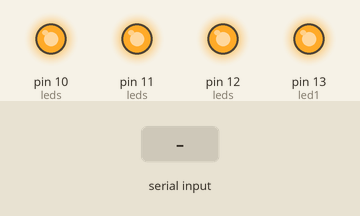
Bench run of a sketch on a simulated Arduino Uno, built with avr-gcc and run on an emulated ATmega328P. On the bench: output pins drawn as LEDs (lit = HIGH). Inputs (shaded band) come from the test bench. What the sketch prints to the serial monitor is not drawn.

Above: at 1.3 s.
1.4 s: "acender\n" received over Serial
At 2.3 s:
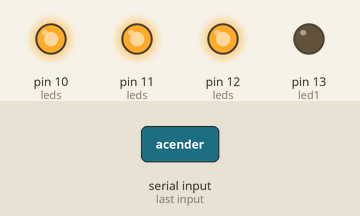
2.9 s: "apagar\n" received over Serial
At 3.4 s:
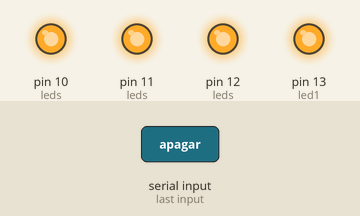
Timing chart, 0 to 5.9 s (numbered marks = the images above; inputs shaded):
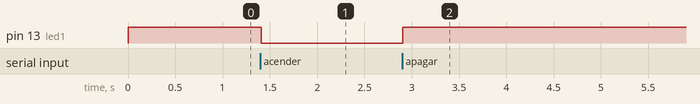

Measured:
- after the input at 1.4 s, pin 13 (led1): HIGH → LOW at once
- after the input at 2.9 s, pin 13 (led1): LOW → HIGH at once

The sketch:

playground09b.ino
```cpp
// Neste playground 09 B, vamos trabalhar com string e com a leitura serial.
// Veja os códigos de exemplo e programe o que está sendo soliticado em LETRAS MAIÚSCULAS.


// Vamos começar com algumas variáveis globais.
int led1 = 13, led2 = 12, led3 = 11, led4 = 10;
int leds[] = {led1, led2, led3, led4};
int tempoNumerico;
unsigned long instanteAnteriorDaContagem = 0;


void setup() {
  // Primeiro vamos lembrar de colocar os pinos dos LEDs como OUTPUT e apagá-los.
  for (int i = 0; i < 4; i++) {
    pinMode(leds[i], OUTPUT);
    digitalWrite(leds[i], HIGH);
  }


  // Agora vamos falar de serial. Tudo começa com a begin.
  // Só lembrando que esse 9600 é a taxa de transmissão em bits por segundo.
  // Caso você precise enviar muitos dados, dá para aumentar esse valor.
  Serial.begin(9600);


  // A gente já usou a Serial.println várias vezes.
  Serial.println("----");


  // Agora imagina que a gente tenha uma variável numérica qualquer.
  int numero = 42;


  // Para imprimir esse valor na serial junto com algum texto, podemos usar comandos separados.
  Serial.print("A resposta (via serial): ");
  Serial.println(numero);


  // Também vimos no Projeto 07 como usar a sprintf para juntar texto com número.
  // Essa função é de C, bem "baixo nível". Tem que lembrar do \0 e tomar cuidado para não invadir memória.
  // Outro problema é que o sprintf no Arduino não funciona bem com %f.
  char bufferGrande[100];
  sprintf(bufferGrande, "A resposta (via sprintf): %d", numero);
  Serial.println(bufferGrande);


  // Agora na teoria 09, vimos a biblioteca String do Arduino.
  String texto = "A resposta (via String): ";


  // Ela facilita a manipulação de texto, deixando a coisa mais parecida como Python.
  // Por exemplo, dá para converter o número para texto e concatenar com o +.
  String numeroComTexto = String(numero);
  String frase = texto + numeroComTexto;
  Serial.println(frase);


  // Você pode até especificar o número de casas decimais para floats nessa conversão.
  float numeroDecimal = 42.42;
  String frase2 = "A resposta (com mais casas decimais): " + String(numeroDecimal, 3);
  Serial.println(frase2);


  // EXPORTE O BINÁRIO COMPILADO, ABRA O MONITOR SERIAL E RODE A SIMULAÇÃO.
  // VEJA OS RESULTADOS IMPRESSOS.


  // CALCULE A RAIZ QUADRADA DE 35 USANDO A FUNÇÃO sqrt E COLOQUE O RESULTADO NUMA VARIÁVEL FLOAT.
  // COLOQUE O RESULTADO NUMA STRING COM 5 CASAS DEMAIS, NO FORMATO "Raiz quadrada de 35 = _______ (aproximadamente)."
  // IMPRIMA ESSA STRING NA SERIAL.
  float raiz = sqrt(35);
  String frase3 = "Raiz quadrada de 35 = " + String(raiz, 5) + " (aproximadamente);";
  Serial.println(frase3);

  // Dentro da loop, vamos trabalhar com a leitura na Serial.
  // O programa vai ficar travado enquanto a mensagem não chegar completamente.
  // Por isso, é bom colocar um limite na espera pelo recebimento da mensagem.
  // O tempo padrão é de 1000ms. Vou usar 10ms aqui, mas isso pode variar de caso a caso.
  Serial.setTimeout(10);
}

void loop() {
  // Obs: eu atualizei a teoria na parte da leitura serial, mas ainda não regravei o vídeo.
  // A primeira coisa a fazer é verificar se chegou alguma coisa na serial.
  // Se não tiver nada, não precisamos perder milissegundos aguardando a mensagem.
  if (Serial.available() > 0) {

    // Alguns tutoriais usam a Serial.read para ler byte a byte.
    // Eu prefiro ler a mensagem até encontrar um caracter de fim da frase (ex: quebra de linha).
    String textoRecebido = Serial.readStringUntil('\n');


    // Esse texto recebido pode vir com quebra de linha e/ou espaços em branco no começo e/ou no fim.
    // A função trim retira esses caracteres das extremidades da string.
    // Assim fica mais fácil analisar depois o que chegou.
    textoRecebido.trim();


    // Agora podemos usar as funções da biblioteca String para verificar o que foi recebido.
    // Por exemplo, dá para usar o ==, o que não funcionaria no char[] tradicional de C.
    if (textoRecebido == "acender") {
      digitalWrite(led1, LOW);
    }
    else if (textoRecebido == "apagar") {
      digitalWrite(led1, HIGH);
    }


    // EXPORTE O BINÁRIO, ABRA O MONITOR SERIAL E RODE A SIMULAÇÃO.
    // DIGITE "acender" e depois "apagar" NO CAMPO "Send Text:" E APERTE ENTER.
    // VEJA O LED 1 ACENDER E APAGAR.


    // Às vezes, o texto da serial pode vir com um parâmetro que queremos isolar.
    // Nesse caso, é interessante verificar se o texto começa com um trecho desejado.
    if (textoRecebido.startsWith("eu me chamo ")) {

      // Agora podemos obter o nome pegando os caracteres depois desse começo de frase.
      // Como "eu me chamo " tem 12 caracteres, vamos pegar o trecho final do texto a partir do índice 12.
      String nome = textoRecebido.substring(12);

      Serial.println("Oi, " + nome + "! Tudo bem contigo?");
    }


    // Eu também posso verificar se o texto termina com alguma coisa.
    if (textoRecebido.startsWith("eu tenho ") && textoRecebido.endsWith(" anos")) {

      // O limite da substring agora precisa de um valor final.
      // Esse segundo parâmetro é o índice do caracter **seguinte** ao final da captura.
      // Como " anos" tem 5 caracteres, vamos ir até o tamanho da string - 5.
      String idade = textoRecebido.substring(9, textoRecebido.length() - 5);


      // Se quisermos fazer alguma conta com essa idade, é preciso convertê-la para int primeiro.
      int idadeNumerica = idade.toInt();
      int decadas = idadeNumerica / 10;

      Serial.println("Voce completou " + String(decadas) + " decadas.");
    }


    // RODE A SIMULAÇÃO E INSIRA AS FRASES DE EXEMPLO ("eu me chamo ___" e "eu tenho __ anos").
    // DEPOIS VEJA O SEU NOME E A SUA IDADE IMPRESSOS NA SERIAL.


    // VERIFIQUE SE O TEXTO RECEBIDO COMEÇA COM "acender led ".
    // CASO COMECE, PEGUE O FINAL DO TEXTO (QUE SERÁ UM NÚMERO DE 1 A 4).
    // COMPARANDO ESSE NÚMERO COM 1, 2, 3 E 4, ACENDA O LED ESPECIFICADO.
    if (textoRecebido.startsWith("acender led ")) {
      String num = textoRecebido.substring(12);
      int numerico = num.toInt();
      digitalWrite(leds[numerico-1], LOW);
    }


    // VERIFIQUE SE O TEXTO RECEBIDO SEGUE O FORMATO "Apagar LED 3 daqui a ___ ms".
    // CASO COMECE, CAPTURE O PARÂMETRO (QUE PODE TER UM NÚMERO VARIÁVEL DE DÍGITOS) E CONVERTA PARA INT.
    // DEPOIS ACENDA O LED 3 E APAGUE-O APÓS PASSAR O TEMPO FORNECIDO EM MILISSEGUNDOS.
      // DICA: FAÇA UM OUTRO IF NA LOOP (FORA DO IF DA SERIAL.AVAILABLE) USANDO A millis DO PROJETO 07.
    if (textoRecebido.startsWith("Apagar LED 3 daqui a ") && textoRecebido.endsWith(" ms")) {
      String tempo = textoRecebido.substring(21, textoRecebido.length() - 3);
      Serial.println(tempo);
      tempoNumerico = tempo.toInt();
      digitalWrite(leds[2], LOW);
    }


  }


  // O IF DA MILLIS VAI VIR AQUI EMBAIXO!
  unsigned long instanteAtual = millis();
  if (instanteAtual > instanteAnteriorDaContagem + tempoNumerico) {
    digitalWrite(leds[2], HIGH);
    instanteAnteriorDaContagem = instanteAtual;
  }

}
```
